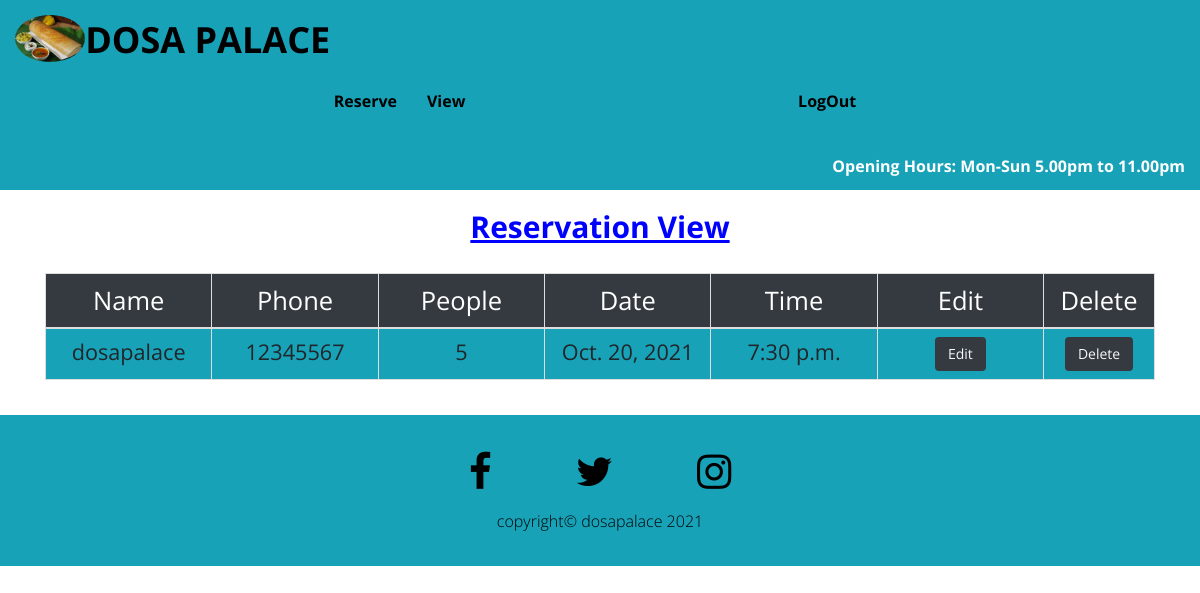
The app's page /view_reserve/ (signed in), older data.
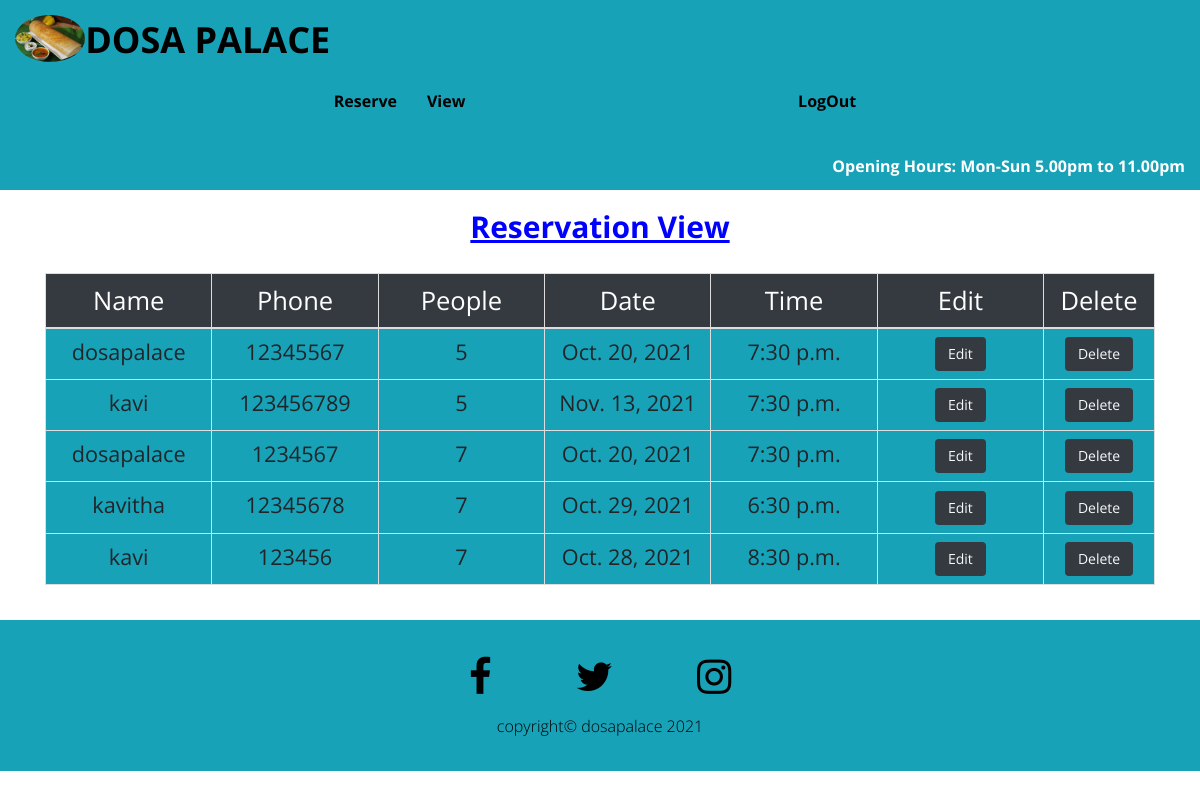
The same page, newer data.
### meals/models.py (models this page shows)
class Booking(models.Model):
    visitor_name = models.CharField(max_length=50)
    user_name = models.CharField(max_length=50)
    phone_number = models.IntegerField()
    no_of_people = models.IntegerField()
    date = models.DateField()
    time = models.TimeField()
    def __str__(self):
        return str(self.visitor_name)

### meals/views.py (the view)
# urls.py: path('view_reserve/', views.view_reserve, name='view_reserve'),
def view_reserve(request):
    reserves = Booking.objects.all()
    context = {
        'reserves': reserves
        }
    print("reserves", reserves)
    return render(request, 'meals/view_reserve.html', context)

### meals/templates/meals/view_reserve.html (shortened to what this page needs)
{% extends "base_user.html" %}
{% load static %}
{% block content %}
<div class="container-fluid">
    <div class="text-center">
    <h2 class="contact-us">Reservation View</h2>
    <div class="row">
        {% if user.is_authenticated %}
    <table class="table table-bordered bg-info table-hover meal-table">
        <thead class="bg-dark text-white">
            <tr>
                <th class="col-8 small text-center">Name</th>
                <th class="col-8 small text-center">Phone</th>
                <th class="col-8 small text-center">People</th>
                <th class="col-8 small text-center">Date</th>
                <th class="col-8 small text-center">Time</th>
                <th class="col-8 small text-center">Edit</th>
                <th class="col-8 small text-center">Delete</th>
            </tr>
        </thead>
        <tbody>
            {% for meal in reserves %}
                {% if meal.user_name == user.username %}
            <tr class="col-8 small">
                <td class="col-8 small">
                    {{meal.visitor_name}}
                </td>
                <td class="col-8 small">
                    {{meal.phone_number}}
                </td>
                <td class="col-8 small">
                    {{meal.no_of_people}}
                </td>
                <td class="col-8 small">
                    {{meal.date}}
                </td>
                <td class="col-8 small">
                    {{meal.time}}
                </td>
                <td class="col-8 small">
                    <a href="/edit/{{ meal.id }}">
                    <button class="btn btn-dark text-light small">Edit</button>
                    </a>
                </td>
                <td class="col-8 small">
                    <button class="btn btn-dark text-light small" data-toggle="modal" data-target="#myModal" type="button">Delete</button>
                </td>
            </tr>
        {% endif %}
            {% endfor %}
        </tbody>
    </table>
    {% endif %}
    </div>
    </div>
    </div>
    </div>
{% endblock %}

Row changes from the older to the newer data that the page shows:
added Booking: visitor_name "kavi", phone_number "123456789", no_of_people "5", date "Nov. 13, 2021", time "7:30 p.m."
added Booking: visitor_name "dosapalace", phone_number "1234567", no_of_people "7", date "Oct. 20, 2021", time "7:30 p.m."
added Booking: visitor_name "kavitha", phone_number "12345678", no_of_people "7", date "Oct. 29, 2021", time "6:30 p.m."
added Booking: visitor_name "kavi", phone_number "123456", no_of_people "7", date "Oct. 28, 2021", time "8:30 p.m."
